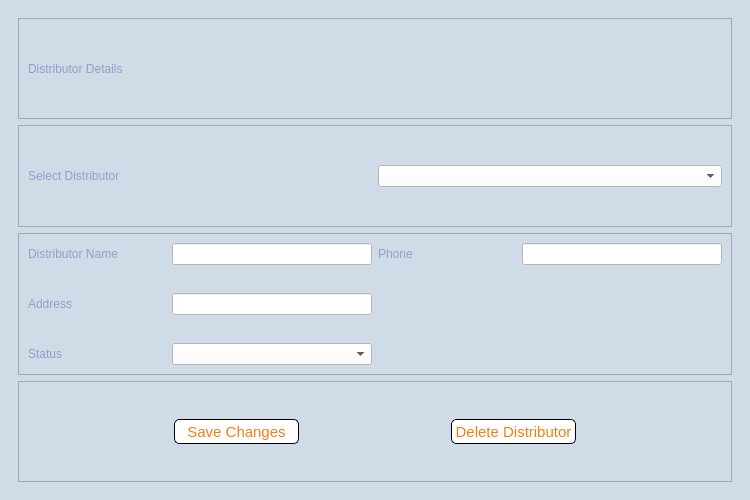
<?xml version="1.0" encoding="UTF-8"?>
<ui version="4.0">
 <class>DistributorDetails</class>
 <widget class="QMainWindow" name="DistributorDetails">
  <property name="geometry">
   <rect>
    <x>0</x>
    <y>0</y>
    <width>750</width>
    <height>500</height>
   </rect>
  </property>
  <property name="windowTitle">
   <string>DistributorDetails</string>
  </property>
  <property name="styleSheet">
   <string notr="true">background-color: #D0DBE8</string>
  </property>
  <widget class="QWidget" name="centralwidget">
   <layout class="QVBoxLayout" name="verticalLayout">
    <item>
     <widget class="QScrollArea" name="DistributorDetails_2">
      <property name="styleSheet">
       <string notr="true">QLineEdit{background-color:white;}



QPushButton{background-color:white;border: 1px solid black; border-radius:5px;color:#F27E14;}



QLabel{color: #8FA0C9;}
QComboBox{background-color:white;}</string>
      </property>
      <property name="frameShape">
       <enum>QFrame::NoFrame</enum>
      </property>
      <property name="widgetResizable">
       <bool>true</bool>
      </property>
      <widget class="QWidget" name="scrollAreaWidgetContents">
       <property name="geometry">
        <rect>
         <x>0</x>
         <y>0</y>
         <width>732</width>
         <height>482</height>
        </rect>
       </property>
       <layout class="QGridLayout" name="gridLayout">
        <item row="0" column="0">
         <widget class="QFrame" name="frame">
          <property name="frameShape">
           <enum>QFrame::StyledPanel</enum>
          </property>
          <property name="frameShadow">
           <enum>QFrame::Raised</enum>
          </property>
          <layout class="QHBoxLayout" name="horizontalLayout">
           <item>
            <widget class="QLabel" name="label">
             <property name="styleSheet">
              <string notr="true">color: #8FA0C9</string>
             </property>
             <property name="text">
              <string>Distributor Details</string>
             </property>
            </widget>
           </item>
           <item>
            <widget class="QLabel" name="label_2">
             <property name="maximumSize">
              <size>
               <width>300</width>
               <height>100</height>
              </size>
             </property>
             <property name="text">
              <string/>
             </property>
             <property name="pixmap">
              <pixmap>../../Downloads/Hallywell_Linen_Company.png</pixmap>
             </property>
             <property name="scaledContents">
              <bool>true</bool>
             </property>
            </widget>
           </item>
          </layout>
         </widget>
        </item>
        <item row="2" column="0">
         <widget class="QFrame" name="frame_3">
          <property name="frameShape">
           <enum>QFrame::StyledPanel</enum>
          </property>
          <property name="frameShadow">
           <enum>QFrame::Raised</enum>
          </property>
          <layout class="QGridLayout" name="gridLayout_2">
           <property name="verticalSpacing">
            <number>28</number>
           </property>
           <item row="0" column="3">
            <widget class="QLineEdit" name="lineEdit_Phone">
             <property name="minimumSize">
              <size>
               <width>10</width>
               <height>0</height>
              </size>
             </property>
             <property name="maximumSize">
              <size>
               <width>200</width>
               <height>16777215</height>
              </size>
             </property>
             <property name="maxLength">
              <number>10</number>
             </property>
            </widget>
           </item>
           <item row="0" column="2">
            <widget class="QLabel" name="label_7">
             <property name="text">
              <string>Phone </string>
             </property>
            </widget>
           </item>
           <item row="1" column="0">
            <widget class="QLabel" name="label_4">
             <property name="text">
              <string>Address</string>
             </property>
            </widget>
           </item>
           <item row="0" column="0">
            <widget class="QLabel" name="label_3">
             <property name="text">
              <string>Distributor Name</string>
             </property>
            </widget>
           </item>
           <item row="0" column="1">
            <widget class="QLineEdit" name="lineEdit_DistributorName">
             <property name="minimumSize">
              <size>
               <width>50</width>
               <height>0</height>
              </size>
             </property>
             <property name="maximumSize">
              <size>
               <width>200</width>
               <height>16777215</height>
              </size>
             </property>
             <property name="text">
              <string/>
             </property>
             <property name="maxLength">
              <number>65</number>
             </property>
            </widget>
           </item>
           <item row="2" column="0">
            <widget class="QLabel" name="label_5">
             <property name="text">
              <string>Status</string>
             </property>
            </widget>
           </item>
           <item row="1" column="1">
            <widget class="QLineEdit" name="lineEdit_Address">
             <property name="minimumSize">
              <size>
               <width>50</width>
               <height>0</height>
              </size>
             </property>
             <property name="maximumSize">
              <size>
               <width>200</width>
               <height>16777215</height>
              </size>
             </property>
             <property name="maxLength">
              <number>65</number>
             </property>
            </widget>
           </item>
           <item row="2" column="1">
            <widget class="QComboBox" name="comboBox_DistributorStatus"/>
           </item>
          </layout>
         </widget>
        </item>
        <item row="3" column="0">
         <widget class="QFrame" name="frame_4">
          <property name="frameShape">
           <enum>QFrame::StyledPanel</enum>
          </property>
          <property name="frameShadow">
           <enum>QFrame::Raised</enum>
          </property>
          <layout class="QHBoxLayout" name="horizontalLayout_2">
           <item>
            <widget class="QPushButton" name="pushButton_SaveChanges">
             <property name="maximumSize">
              <size>
               <width>125</width>
               <height>25</height>
              </size>
             </property>
             <property name="font">
              <font>
               <pointsize>11</pointsize>
              </font>
             </property>
             <property name="text">
              <string>Save Changes</string>
             </property>
            </widget>
           </item>
           <item>
            <widget class="QPushButton" name="pushButton_Delete">
             <property name="maximumSize">
              <size>
               <width>125</width>
               <height>25</height>
              </size>
             </property>
             <property name="font">
              <font>
               <pointsize>11</pointsize>
              </font>
             </property>
             <property name="text">
              <string>Delete Distributor</string>
             </property>
            </widget>
           </item>
          </layout>
         </widget>
        </item>
        <item row="1" column="0">
         <widget class="QFrame" name="frame_2">
          <property name="frameShape">
           <enum>QFrame::StyledPanel</enum>
          </property>
          <property name="frameShadow">
           <enum>QFrame::Raised</enum>
          </property>
          <layout class="QHBoxLayout" name="horizontalLayout_3">
           <item>
            <widget class="QLabel" name="label_12">
             <property name="text">
              <string>Select Distributor</string>
             </property>
            </widget>
           </item>
           <item>
            <widget class="QComboBox" name="comboBox_SelectDistributor"/>
           </item>
          </layout>
         </widget>
        </item>
       </layout>
      </widget>
     </widget>
    </item>
   </layout>
  </widget>
 </widget>
 <resources/>
 <connections/>
</ui>
